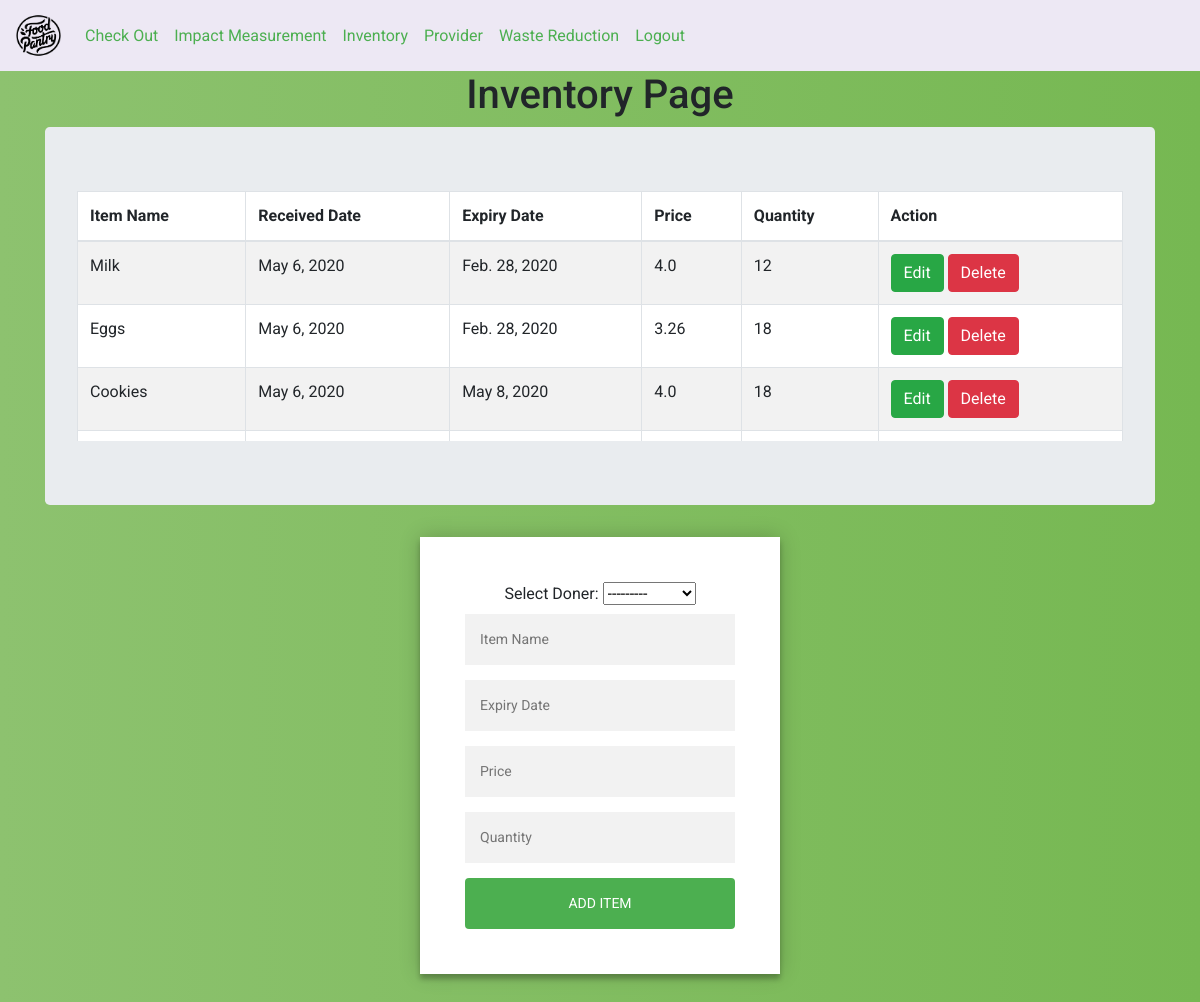
The app's page /inventory/ (signed in), older data.
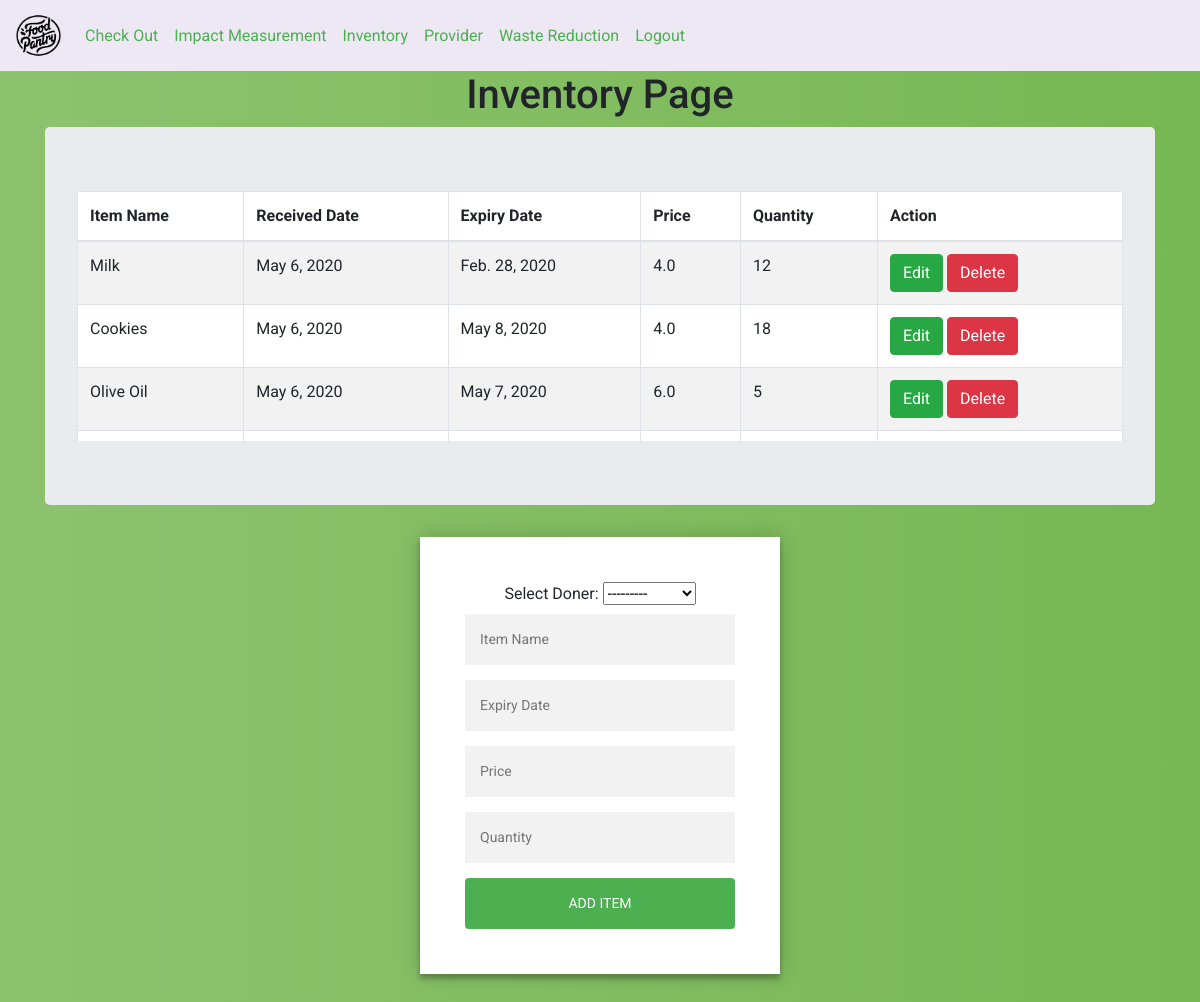
The same page, newer data.
### inventory/models.py (models this page shows, shortened)
class inventory(models.Model):
     donor = models.ForeignKey(provider, on_delete=models.CASCADE,related_name='donor')
     name = models.CharField(max_length=100)
     registration_D = models.DateField(auto_now=True)
     expiry_D = models.DateField()
     price = models.FloatField()
     quantity =  models.PositiveIntegerField()

### inventory/views.py (the view)
# urls.py: path('inventory/', inventory_views.inventory_view, name='inventory_view'),
@login_required(login_url='/login/')
def inventory_view(request):
	item = inventory.objects.all()
	item_data = inventory_form()
	if (request.method=="POST"):
			item_data = inventory_form(request.POST)
	if item_data.is_valid():
			item_data.save()
	context = {'item':item,'item_data':item_data}
	return render(request, 'inventory/inventory.html',context)

### inventory/forms.py
class inventory_form(forms.ModelForm):
    name = forms.CharField(widget=forms.TextInput(attrs={'placeholder': 'Item Name '}))
    expiry_D = forms.CharField(widget=forms.TextInput(attrs={'placeholder': 'Expiry Date '}))
    price = forms.CharField(widget=forms.TextInput(attrs={'placeholder': 'Price'}))
    quantity  = forms.CharField(widget=forms.TextInput(attrs={'placeholder': 'Quantity '}))
    class Meta():
	     model = inventory
	     fields = '__all__'

### provider/models.py (called while the page is built)
    def __str__(self):
          return self.donor_name

### templates/inventory/inventory.html (shortened to what this page needs)
<!DOCTYPE html>
<html>
<head>
	{% include "dashboard/shared_links.html" %}
</head>
<body>
	{% include "dashboard/navigation_bar.html" %}
<h1>Inventory Page</h1>
{% load static %}
<div class="container">
	<div class="jumbotron">
		<div class="table-wrapper-scroll-y my-custom-scrollbar">
<table bgcolor="white" class="table table-bordered table-striped mb-0">
  <thead>
    <tr>
      <th scope="col">Item Name</th>
      <th scope="col">Received Date</th>
      <th scope="col">Expiry Date</th>
      <th scope="col">Price</th>
	  <th scope="col">Quantity</th>
	  <th scope="col">Action</th>
    </tr>
  </thead>
  <tbody>
{% for each in item %}
    <tr>
    				<td>{{each.name}}</td>
					<td>{{each.registration_D}}</td>
					<td>{{each.expiry_D}}</td>
					<td>{{each.price}}</td>
					<td>{{each.quantity}}</td>
	<td>
	<a class="btn btn-success" href="{% url 'update' each.id %}">Edit</a>
	<a class="btn btn-danger" href="#" onclick="confirmDeleteModal({{each.id}})">Delete</a>{% comment %} <a class="btn btn-success" href="{% url 'remove' each.id %}">Delete</a> {% endcomment %}</td>
    	</tr>
		 		{% endfor %}
  </tbody>
</table>
	</div>
</div>
</div>
<div class="form">
	<form method="POST" action="/inventory/">
		<label>Select Doner:</label>
	{{item_data.donor}}
    {{item_data.name}}
    {{item_data.expiry_D}}
	{{item_data.price}}
    {{item_data.quantity}}
		<button type="submit" class="btn btn-info">Add Item</button>
	</form>
</div>
</body>
</html>

Row changes from the older to the newer data that the page shows:
removed inventory: name "Eggs", registration_D "May 6, 2020", expiry_D "Feb. 28, 2020", price "3.26", quantity "18"
now on this page (row unchanged): inventory: name "Olive Oil", registration_D "May 6, 2020", expiry_D "May 7, 2020", price "6.0", quantity "5"
